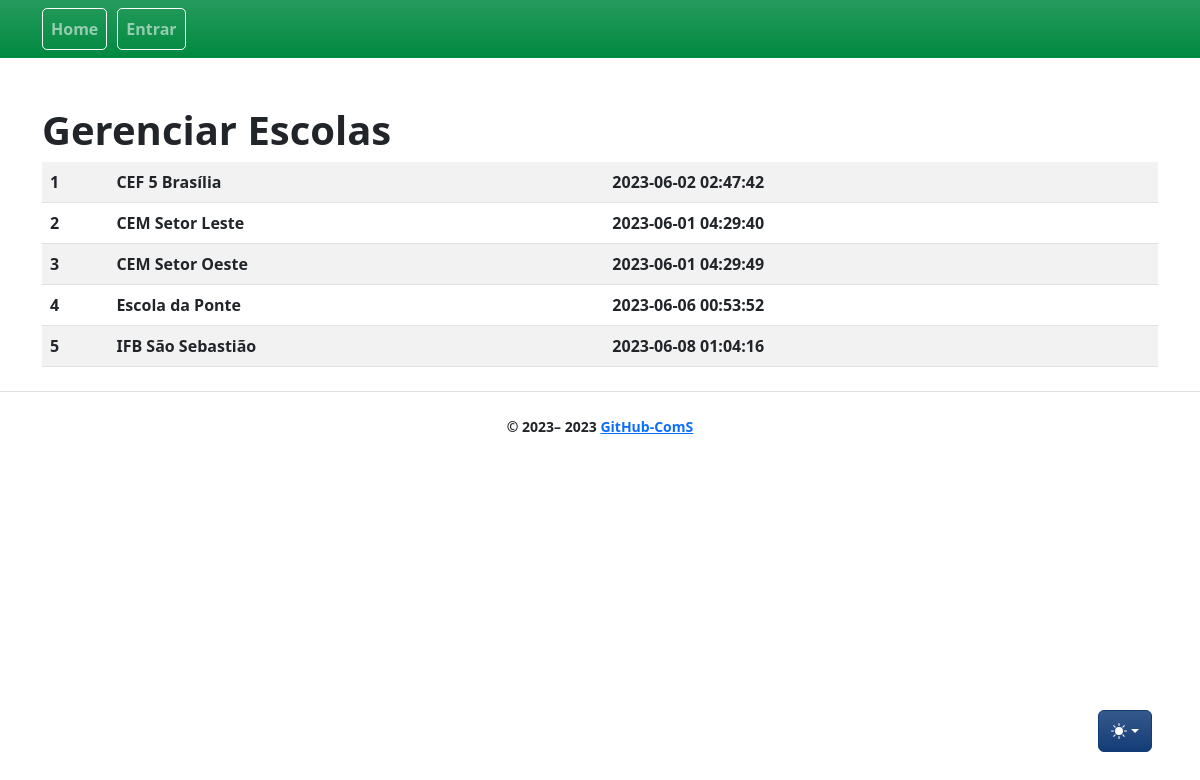
The app's page /schools/, older data.
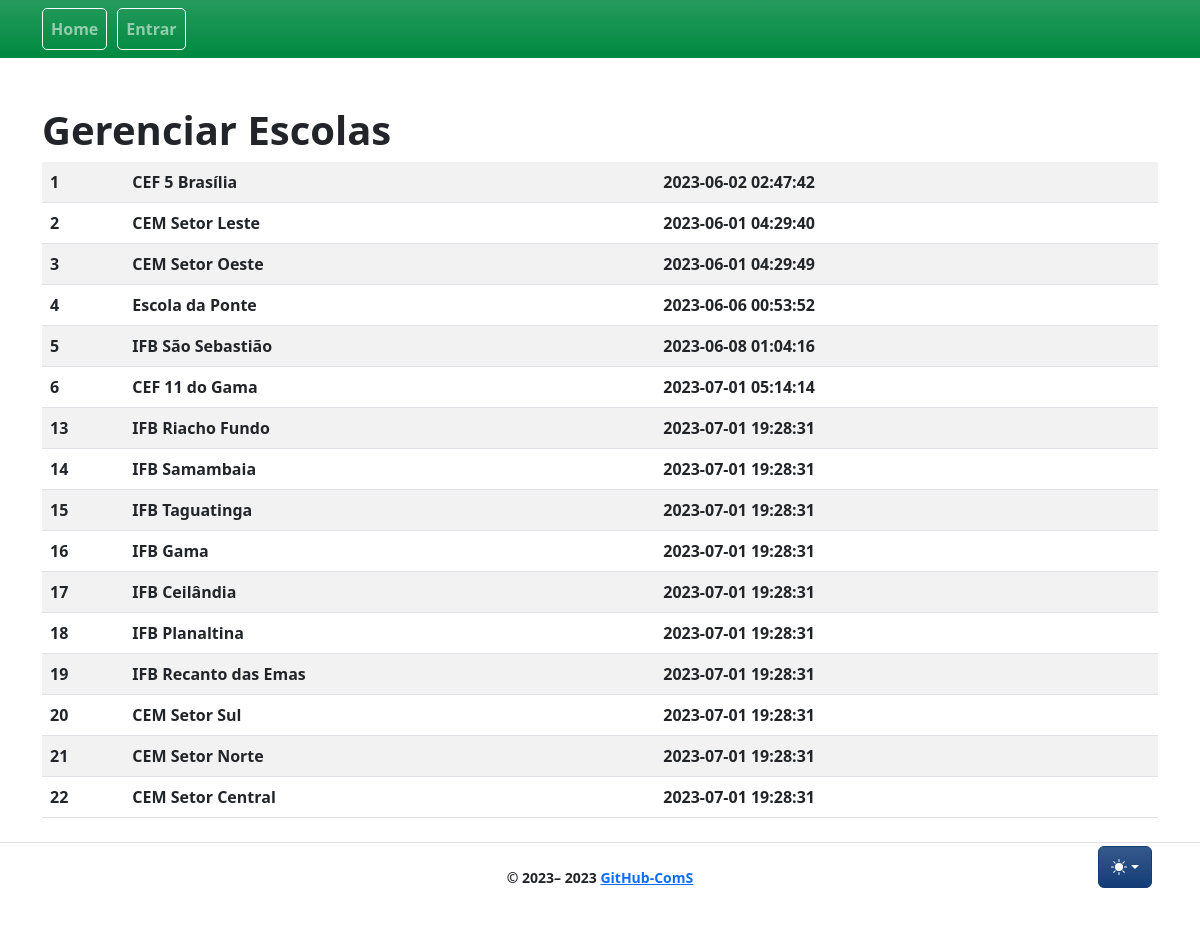
The same page, newer data.
### app/models/school.py (models this page shows, shortened)
class School(db.Model):
    __tablename__ = "school"
    id = db.Column(db.Integer, primary_key=True)
    title = db.Column(db.String)
    description = db.Column(db.String)
    created_at = db.Column(db.DateTime, nullable=False, default=func.now())
    updated_at = db.Column(
        db.DateTime, nullable=False, default=func.now(), onupdate=func.now()
        )

### app/controllers/schools_controllers.py (the view)
@bp.route("/", methods=["GET"])
def index():
    schools = School.query.all()
    return render_template(_j.index, entities=schools, **properties)

### app/templates/schools/index.jinja2 (shortened to what this page needs)
{% extends "base.jinja2" %}
{% from 'bootstrap5/utils.html' import render_icon %}
{% from 'macros/component_confirm_modal.jinja2' import confirmModalMacro, confirmModalScript %}
{% block head %}
{{ super() }}
{% endblock %}
{% block content %}
<div class="table-wrapper">
    <div class="table-title">
        <div class="row">
            <div class="col-sm-6">
                <h1>Gerenciar {{collection_name}}</h1>
            </div>
            <div class="col-sm-6">
            </div>
        </div>
    </div>
    <table class="table table-striped table-hover">
        <tbody>
            {% for entity in entities %}
            <tr>
                {% for field in list_fields %}
                <td>{{ entity[field] }}</td>
                {% endfor %}
                <td>
                    <a class="btn" href="{{ url_for('schools.show', id=entity.id) }}" title="View"> {{
                        render_icon('search') }} </a>
                </td>
            </tr>
            {% endfor %}
        </tbody>
    </table>
</div>
{% endblock %}

Row changes from the older to the newer data that the page shows:
added School: id "6" "CEF 11 do Gama" "2023-07-01 05:14:14"
added School: id "13" "IFB Riacho Fundo" "2023-07-01 19:28:31"
added School: id "14" "IFB Samambaia" "2023-07-01 19:28:31"
added School: id "15" "IFB Taguatinga" "2023-07-01 19:28:31"
added School: id "16" "IFB Gama" "2023-07-01 19:28:31"
added School: id "17" "IFB Ceilândia" "2023-07-01 19:28:31"
added School: id "18" "IFB Planaltina" "2023-07-01 19:28:31"
added School: id "19" "IFB Recanto das Emas" "2023-07-01 19:28:31"
added School: id "20" "CEM Setor Sul" "2023-07-01 19:28:31"
added School: id "21" "CEM Setor Norte" "2023-07-01 19:28:31"
added School: id "22" "CEM Setor Central" "2023-07-01 19:28:31"
